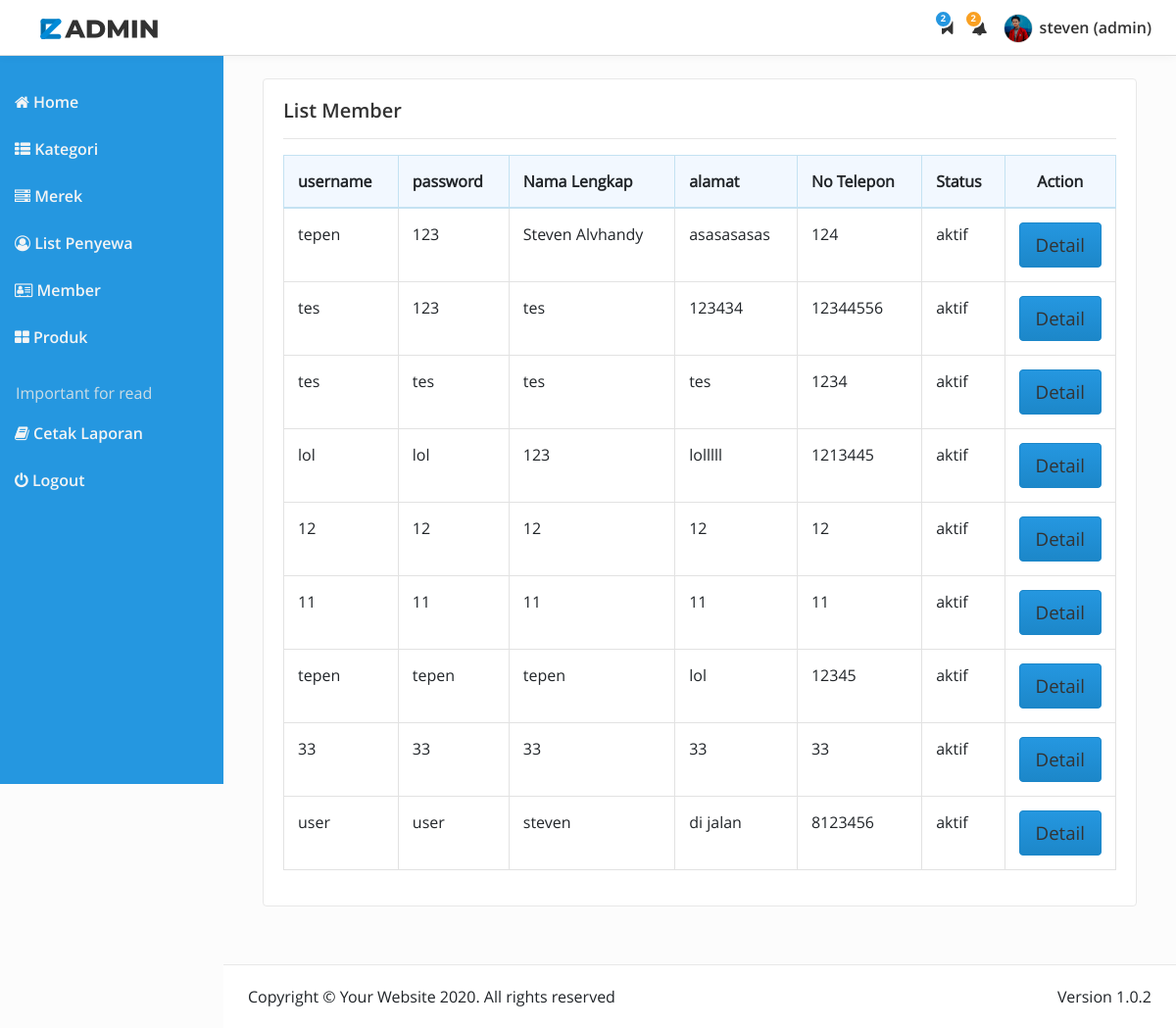
The page /Admin/adminweb.php?module=member (signed in) on the database its author committed.
### tables this page shows
CREATE TABLE `akun` (
  `id_user` int(10) NOT NULL,
  `username` varchar(50) NOT NULL,
  `password` varchar(20) NOT NULL,
  `nama` varchar(30) NOT NULL,
  `email` varchar(50) NOT NULL,
  `alamat` text NOT NULL,
  `no_telp` int(15) NOT NULL,
  `level` int(2) NOT NULL,
  `status_akun` varchar(50) NOT NULL,
  `gambar` varchar(100) DEFAULT NULL
);

### Admin/module/member/member.php (the view, shortened to what this page needs)
<?php
if (empty($_SESSION['username']) AND empty($_SESSION['passuser'])){
	echo "<center> untuk mengakses modul, anda harus login</br>";
	echo "<ahref=../../index.php?<b>Login</b></a></center>";
} else{
?>
<!DOCTYPE html>
<html lang="en">
<head>
<link rel="stylesheet" href="../dist/css/bootstrap.min.css">
<link rel="stylesheet" type="text/css" href="../plugins/font-awesome-4.7.0/css/font-awesome.min.css">
<link rel="stylesheet" type="text/css" href="../dist/css/reza-admin.min.css">
</head>
<body>
<main class="main main--ml-sidebar-width">
	<div class="col-12 mb-4">
				<section class="main__box">
					<h5>List Member</h5>
					<hr>
					<table class="table table--blue mb-3">
						<thead>
							<tr>
								<th>username</th>
								<th>password</th>
								<th>Nama Lengkap</th>
								<th>alamat</th>
								<th>No Telepon</th>
								<th>Status</th>
								<th colspan="2"><center>Action</center></th>
							</tr>
						</thead>
						<tbody>
						<?php
                            include "../lib/config.php";
                            include "../lib/koneksi.php";
                            $kueri_member = mysqli_query($koneksi, "SELECT * FROM akun where level='3'");
                            while ($mem = mysqli_fetch_array($kueri_member)) {
                        ?>
							<tr>
								<td><?php echo $mem['username']; ?></td>
								<td><?php echo $mem['password']; ?></td>
								<td><?php echo $mem['nama']; ?></td>
								<td><?php echo $mem['alamat']; ?></td>
								<td><?php echo $mem['no_telp']; ?></td>
								<td><?php echo $mem['status_akun']; ?></td>
								<td width="30"><a href="<?php $admin_url; ?>adminweb.php?module=detail_member&idm=<?php echo $mem['id_user']; ?>" class="btn btn--blue">Detail</a></td>
							</tr>
							<?php } ?>
						</tbody>
					</table>
				</section>
		</div>
</main>
<footer class="footer footer--ml-sidebar-width">
	<p class="mb-2 mb-sm-0">Copyright &copy; Your Website 2020. All rights reserved</p>
	<p>Version 1.0.2</p>
</footer>
	<?php } ?>
</body>
</html>

### Admin/adminweb.php (shortened to what this page needs)
<?php
include "../lib/config.php";
  include "../lib/koneksi.php";
if (empty($_SESSION['username']) AND empty($_SESSION['passuser'])) {
    echo "<center>Untuk mengakses modul, Anda harus login </br>";
    echo "<a href=$admin_url><b>LOGIN</b></a></center>";
} else {
  $r['username'] = $_SESSION['namauser'];
  $user = $r['username'];
  $queryAdmin = mysqli_query($koneksi, "SELECT * FROM akun WHERE username ='$user' ");
  $hasilQuery = mysqli_fetch_array($queryAdmin);
      $username    = $hasilQuery['username'];
	  $nama_admin  = $hasilQuery['nama'];
	  $level 	   = $hasilQuery['level'];
?>
<!DOCTYPE html>
<html lang="en">
<head>
	<link rel="stylesheet" href="dist/css/bootstrap.min.css">
	<link rel="stylesheet" type="text/css" href="plugins/font-awesome-4.7.0/css/font-awesome.min.css">
	<link rel="stylesheet" type="text/css" href="dist/css/reza-admin.min.css">
</head>
<body>
	<nav class="navbar navbar-expand-sm navbar--white">
		<a class="navbar-brand ml-3" href="index.html"><img src="dist/img/Reza_Admin.svg" width="120" alt="logo reza"></a>
		<div class="collapse navbar-collapse justify-content-end" id="navbarNav">
			<ul class="navbar-nav">
				<li class="nav-item navbar__notification">
					<a class="nav-link" href="#">
						<span class="fa fa-bookmark"></span>
						<span class="navbar__notification-number navbar__notification-number--blue">2</span>
					</a>
				</li>
				<li class="nav-item navbar__notification">
					<a class="nav-link " href="#">
						<span class="fa fa-bell"></span>
						<span class="navbar__notification-number navbar__notification-number--orange">2</span>
					</a>
				</li>
				<li class="nav-item navbar__avatar dropdown">
					<a class="nav-link " href="#" data-toggle="dropdown">
						<img src="dist/img/reza.jpg" alt="avatar image">
						<span><?php echo $nama_admin?> (<?php echo $username ?>)</span>
					</a>
				</li>
			</ul>
		</div>
	</nav>
	<aside class="sidebar">
		<ul class="sidebar__nav">
			<li class="sidebar__item "><a class="nav-link" href="adminweb.php?module=home"><span class="fa fa-home"></span> Home</a></li>
			<li class="sidebar__item"><a href="adminweb.php?module=kategori"><span class="fa fa-th-list"></span> Kategori</a></li>
			<li class="sidebar__item"><a href="adminweb.php?module=merek"><span class="fa fa-server"></span> Merek</a></li>
			<li class="sidebar__item"><a href="adminweb.php?module=penyewa"><span class="fa fa-user-circle-o"></span> List Penyewa</a></li>
			<li class="sidebar__item"><a href="adminweb.php?module=member"><span class="fa fa-vcard-o"></span> Member</a></li>
			<li class="sidebar__item"><a href="adminweb.php?module=produk"><span class="fa fa-th-large"></span> Produk</a></li>
			<?php
			if($level=="1"){
			?>
				<li class="sidebar__item sidebar__item--header mt-3">Important for read</li>
				<li class="sidebar__item"><a href="docs/"><span class="fa fa-book"></span> Cetak Laporan</a></li>
			<?php } ?>
			<li class="sidebar__item"><a href="index.php"><span class="fa fa-power-off"></span> Logout</a></li>
		</ul>
	</aside>
	<?php
            if ($_GET['module'] == 'home') {
                include "module/home/home.php";
            } elseif ($_GET['module'] == 'profil') {
              include "profil/profil.php";
            } elseif ($_GET['module'] == 'kategori') {
                include "module/kategori/kategori.php";
            } elseif ($_GET['module'] == 'tambah_kategori') {
                include "module/kategori/form_tambah.php";
            } elseif ($_GET['module'] == 'edit_kategori') {
                include "module/kategori/edit_kategori.php";
            } elseif ($_GET['module'] == 'merek') {
                include "module/merek/merek.php";
            } elseif ($_GET['module'] == 'tambah_merek') {
                include "module/merek/tambah_merek.php";
            } elseif ($_GET['module'] == 'edit_merek') {
                include "module/merek/edit_merek.php";
            } elseif ($_GET['module'] == 'produk') {
              include "module/produk/produk.php";
            } elseif ($_GET['module'] == 'tambah_produk') {
              include "module/produk/form_tambah_produk.php";
            } elseif ($_GET['module'] == 'edit_produk') {
              include "module/produk/edit_produk.php";
            } elseif ($_GET['module'] == 'penyewa') {
              include "module/penyewa/list_penyewa.php";
            } elseif ($_GET['module'] == 'tambah_kota') {
              include "module/penyewa/form_tambah_kota.php";
            } elseif ($_GET['module'] == 'edit_kota') {
              include "module/penyewa/form_edit_kota.php";
            } elseif ($_GET['module'] == 'member') {
              include "module/member/member.php";
            } elseif ($_GET['module'] == 'detail_member') {
            include "module/member/detail_member.php";
            } elseif ($_GET['module'] == 'profil') {
            include "module/home/home.php";
            } elseif ($_GET['module'] == 'editprofil') {
            include "profil/edit_profil.php";
          } elseif ($_GET['module'] == 'pemesanan') {
            include "module/pemesanan/list_pemesanan.php";
          } elseif ($_GET['module'] == 'detail_pemesanan') {
            include "module/pemesanan/detail_pemesanan.php";
            } elseif ($_GET['module'] == 'biaya') {
            include "module/biaya/list_biaya_kirim.php";
            } elseif ($_GET['module'] == 'tambah_biaya') {
            include "module/biaya/form_tambah_biaya.php";
            } elseif ($_GET['module'] == 'edit_biaya') {
            include "module/biaya/form_edit_biaya.php";
            } else {
            include "module/home/home.php";
            }
        ?>
	<footer class="footer footer--ml-sidebar-width">
		<p class="mb-2 mb-sm-0">Copyright &copy; Your Website 2020. All rights reserved</p>
		<p>Version 1.0.2</p>
	</footer>
	<?php } ?>
</body>
</html>

### rows shown on the page
akun: nama "steven", username "admin"
akun: username "tepen", password "123", nama "Steven Alvhandy", alamat "asasasasas", no_telp "124", status_akun "aktif"
akun: username "tes", password "123", nama "tes", alamat "123434", no_telp "12344556", status_akun "aktif"
akun: username "tes", password "tes", nama "tes", alamat "tes", no_telp "1234", status_akun "aktif"
akun: username "lol", password "lol", nama "123", alamat "lolllll", no_telp "1213445", status_akun "aktif"
akun: username "12", password "12", nama "12", alamat "12", no_telp "12", status_akun "aktif"
akun: username "11", password "11", nama "11", alamat "11", no_telp "11", status_akun "aktif"
akun: username "tepen", password "tepen", nama "tepen", alamat "lol", no_telp "12345", status_akun "aktif"
akun: username "33", password "33", nama "33", alamat "33", no_telp "33", status_akun "aktif"
akun: username "user", password "user", nama "steven", alamat "di jalan", no_telp "8123456", status_akun "aktif"
